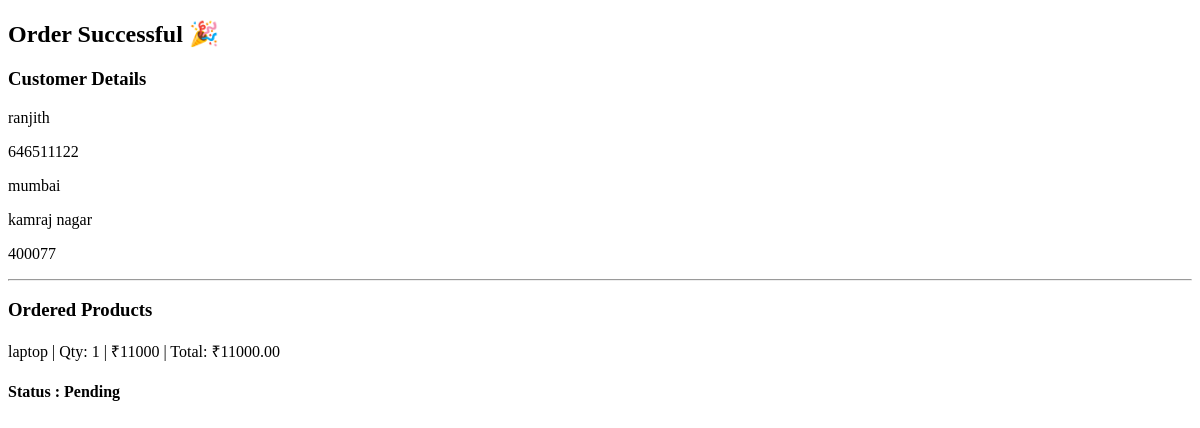
Before: /order-success/1/ with the older database file.
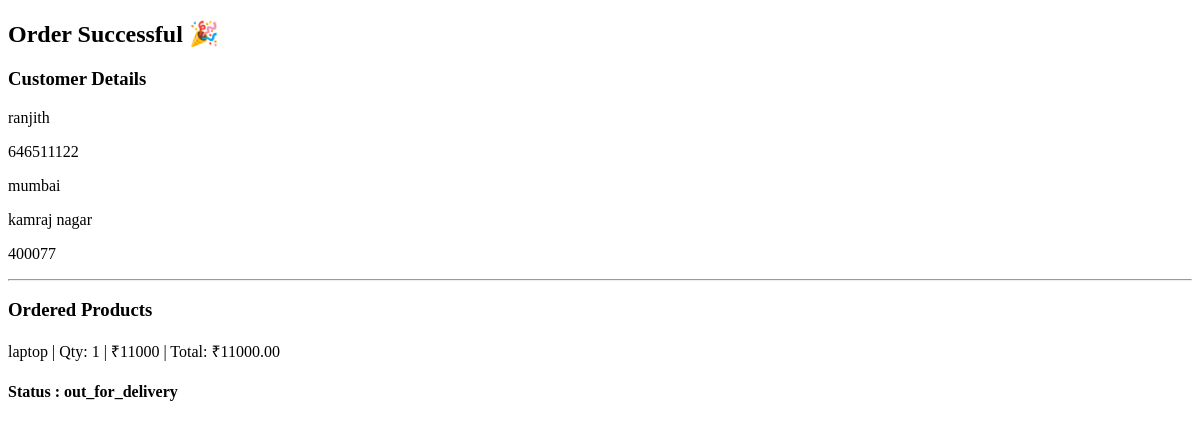
After: the same page with the newer database file.
### commerce/models.py (models this page shows, shortened)
class order(models.Model):
    STATUS_CHOICES = [
        ('pending', 'Pending'),
        ('confirmed', 'Confirmed'),
        ('shipped', 'Shipped'),
        ('out_for_delivery', 'Out for Delivery'),
        ('delivered', 'Delivered'),
        ('cancelled', 'Cancelled'),
    ]
    name=models.CharField(max_length=100)
    phone=models.CharField(max_length=10)
    city=models.CharField()
    address =models.TextField()
    pincode= models.CharField(max_length=10)
    status = models.CharField(max_length=20, choices=STATUS_CHOICES, default='pending')

### cart/views.py (the view)
# urls.py: path("order-success/<int:order_id>/", views.order_success, name="order_success"),
def order_success(request, order_id):
    order_obj = models.order.objects.get(id=order_id)
    items = models.OrderItem.objects.filter(order_id=order_id)
    return render(request, "sucess.html", {
        "order": order_obj,
        "items": items,
    })

### templates/sucess.html (shortened to what this page needs)
<!DOCTYPE html>
<html lang="en">
<head>
</head>
<body>
    <h2>Order Successful 🎉</h2>
<h3>Customer Details</h3>
<p>{{ order.name }}</p>
<p>{{ order.phone }}</p>
<p>{{ order.city }}</p>
<p>{{ order.address }}</p>
<p>{{ order.pincode }}</p>
<hr>
<h3>Ordered Products</h3>
{% for item in items %}
    <p>
        {{ item.product.product_name }} |
        Qty: {{ item.quantity }} |
        ₹{{ item.product.price }} |
        Total: ₹{{ item.product.price|floatformat:2 }}
    </p>
{% endfor %}
<h4> Status : {{order.status}}</h4>
</body>
</html>

Changed rows visible on the page:
changed order "ranjith": status "Pending" → "out_for_delivery"
